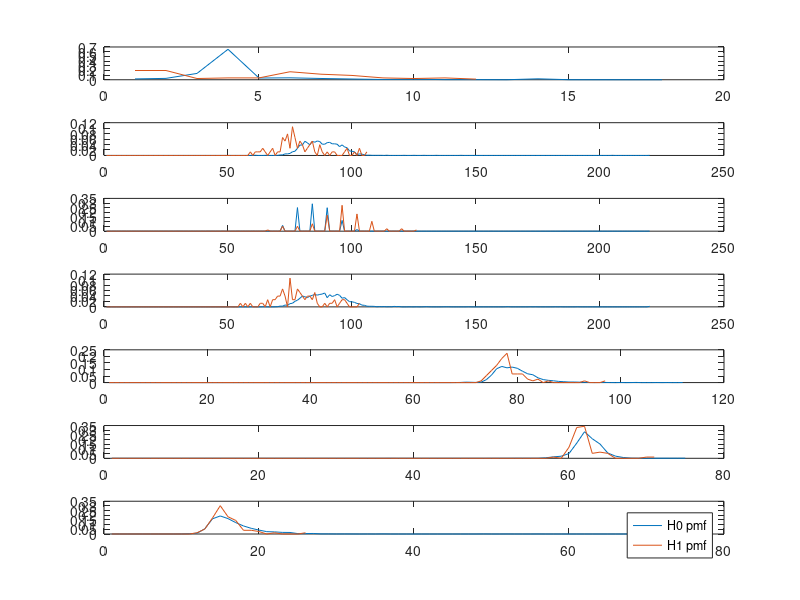
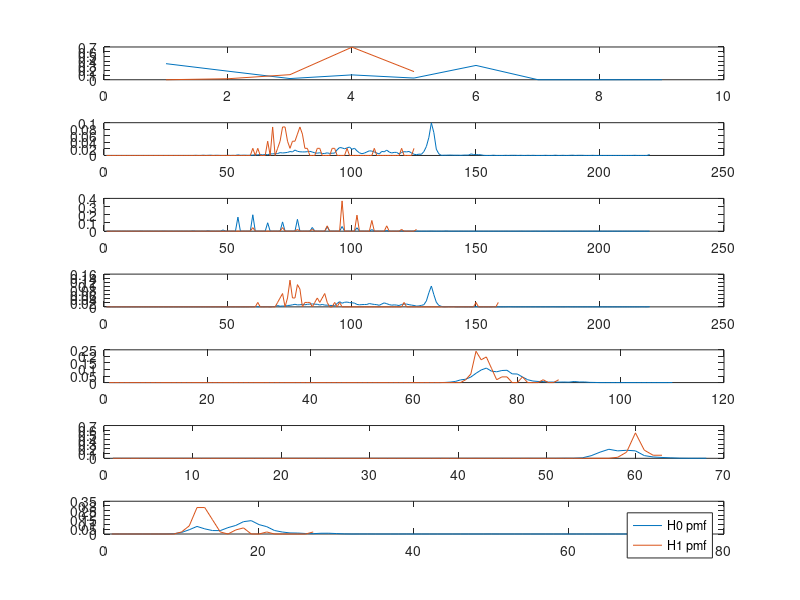
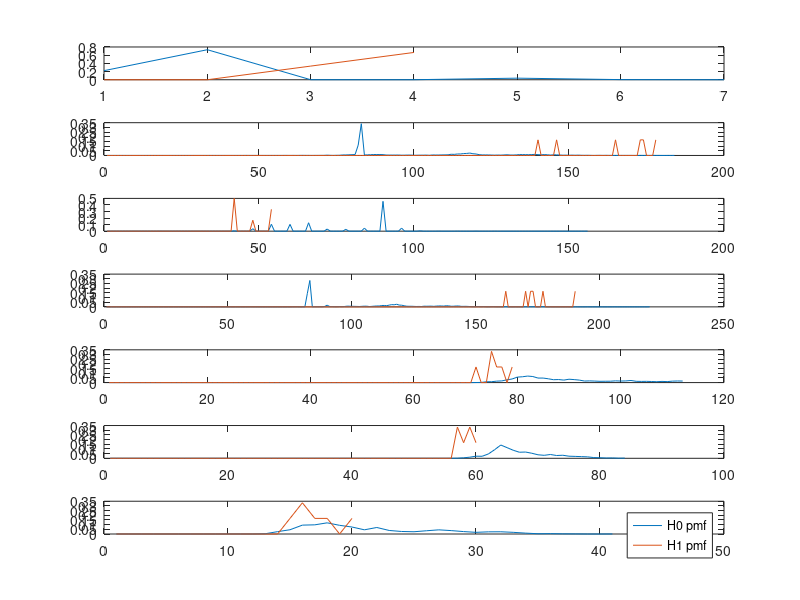
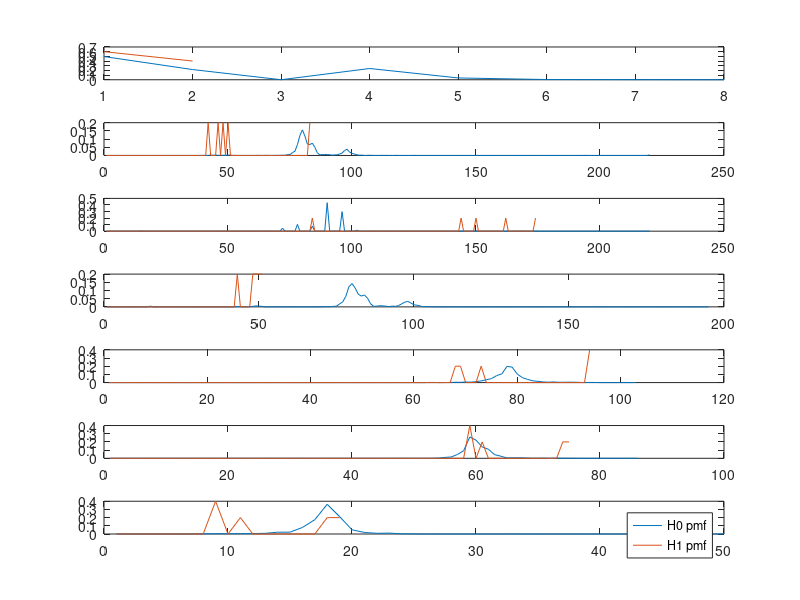

MATLAB code for these plots, in order: (Note: this script raises an error after producing the figures.)
close all;
clear all;

%%Task 0
%Load in data sets and make it readable.
dat1_const = load('patient_data/1_a41178.mat');
dat2_const = load('patient_data/2_a42126.mat');
dat3_const = load('patient_data/3_a40076.mat');
dat4_const = load('patient_data/4_a40050.mat');
dat5_const = load('patient_data/5_a41287.mat');
dat6_const = load('patient_data/6_a41846.mat');
dat7_const = load('patient_data/7_a41846.mat');
dat8_const = load('patient_data/8_a42008.mat');
dat9_const = load('patient_data/9_a41846.mat');

%put in array for simplification of data management
dat_array = [dat1_const, dat2_const, dat3_const, dat4_const, dat5_const, dat6_const, dat7_const, dat8_const, dat9_const];

%X_length: stores number of data points per patient for data, training,
%test
all_length = zeros(1, 9);
training_length = zeros(1,9);
testing_length = zeros(1, 9);
for k = 1:9
    %store the number of elements to perform operations with
    all_length(k) = length(dat_array(k).all_data);
    training_length(k) = floor(all_length(k) * 2/3);
    testing_length(k) = all_length(k) - training_length(k);
    dat_array(k).all_data = floor(dat_array(k).all_data);
   
end

%initialize all data sets for permuatations
for k = 1:9
    train(k).all_data = dat_array(k).all_data(:,1:training_length(k));
    train(k).all_labels = dat_array(k).all_labels(:,1:training_length(k));
    test(k).all_data = dat_array(k).all_data(:, training_length(k)+1:all_length(k));
    test(k).all_labels = dat_array(k).all_labels(:, training_length(k)+1:all_length(k));
end
for k = 1:9
   for j = 1:7
      index1 = 1;
      index0 = 1;
      for i = 1: training_length(k)
          if(train(k).all_labels(1, i) == 1)
              train(k).goldens(j, index1) = train(k).all_data(j,i);
              index1 = index1 + 1;
          end
          if(train(k).all_labels(1, i) == 0)
              train(k).nongoldens(j,index0) = train(k).all_data(j,i);
              index0 = index0 + 1;
          end
      end
   end
end
%open a result file for printing things
fid = fopen('ECE313_Final_group5', 'w');
%completed: 5:55 AM
%update: 8:08 AM
%%Task 1
%a: Calculate prior probabilities of P(H1) an dP(H0)
for k = 1:9
    prior_H1(k) = sum(train(1).all_labels)/training_length(1);
    prior_H0(k) = 1 - prior_H1(k);
end
%b: construct likelihood matrices for each of the seven features

for k = 1:9
    figure;
    for j = 1:7
        likelyH1 = tabulate(train(k).goldens(j,:));
            likelyH1(:,3) = likelyH1(:,3) / 100;
        likelyH0 = tabulate(train(k).nongoldens(j,:));
            likelyH0(:,3) = likelyH0(:,3) / 100;
        subplot(7, 1, j); 
        plot(likelyH0(:,3)); 
        hold on; 
        plot(likelyH1(:,3));
    %figure out quartiles and save them
        max1 = max(likelyH1(:,1)); 
        max2 = max(likelyH0(:,1));
        max_val = max(max1,max2);
        min1 = min(likelyH1(:,1)); 
        min2 = min(likelyH0(:,1));
        min_val = min(min1,min2);
        train(k).middle(j) = floor((max_val - min_val)/2);
        train(k).first_quarter(j) = floor((train(k).middle(j) - min_val)/2);
        train(k).third_quarter(j) = floor((max_val - train(k).middle(j))/2) + train(k).middle(j);
        train(k).max(j) = max_val;
        train(k).H1(j,1:4) = zeros();
        train(k).H0(j,1:4) = zeros();
        for i = 1:size(likelyH1) 
           if (likelyH1(i,1) < train(k).first_quarter(j))
                percent = likelyH1(i,3);
                p = 1;
           elseif (likelyH1(i,1) < train(k).middle(j))
                percent = likelyH1(i,3);
                p = 2;
           elseif (likelyH1(i,1) < train(k).third_quarter(j))
                percent = likelyH1(i,3);
                p = 3;
           else
                percent = likelyH1(i,3);
                p = 4;
           end
           train(k).H1(j,p) = train(k).H1(j,p)+ percent;
        end
        
        for i = 1:size(likelyH0) 
           if (likelyH0(i,1) < train(k).first_quarter(j)) 
                percent = likelyH0(i,3);
                p = 1;
           elseif (likelyH0(i,1) < train(k).middle(j))
                percent = likelyH0(i,3);
                p = 2;
           elseif (likelyH0(i,1) < train(k).third_quarter(j))
                percent = likelyH0(i,3);
                p = 3;
           else
                percent = likelyH0(i,3);
                p = 4;
           end
           train(k).H0(j,p) = train(k).H0(j,p)+ percent;
        end
    end
    
    legend('H0 pmf', 'H1 pmf');
    
end

%c: show results by generating a seperate figure for each patient 
%c Executed in B

%d: Calculate ML and MAP decision rule vectors
for k = 1:9
    for j = 1:7
        for p = 1:4
            if( train(k).H1(j,p) >= train(k).H0(j,p))
                train(k).ML(j,p) = 1;
            else 
                train(k).ML(j,p) = 0;
            end
            if(train(k).H1(j,p) * prior_H1 >= train(k).H0(j,p)*prior_H0)
                train(k).MAP(j,p) = 1;
            else
                train(k).MAP(j,p) = 0;
            end
        end
    end
end
%e: save the results in a 9 by 7 cell array called HT_table_array
HT_table_array = cell(9,7);

for k = 1:9
    for j = 1:7
        k
        j
           Max_Value(:,1) = [train(k).first_quarter(j), train(k).middle(j), train(k).third_quarter(j), train(k).max(j)];
           H1_array(:,1) = [train(k).H1(j,1), train(k).H1(j,2), train(k).H1(j,3), train(k).H1(j,4)];
           H0_array(:,1) = [train(k).H0(j,1), train(k).H0(j,2), train(k).H0(j,3), train(k).H0(j,4)];
           ML_array(:,1) = [train(k).ML(j,1), train(k).ML(j,2), train(k).ML(j,3), train(k).ML(j,4)];
           MAP_array(:,1) = [train(k).MAP(j,1), train(k).MAP(j,2), train(k).MAP(j,3), train(k).MAP(j,4)];
           HT_table_array{k, j} = table(Max_Value, H1_array, H0_array, ML_array, MAP_array);
          
    end
end
%Task 1.2


     
